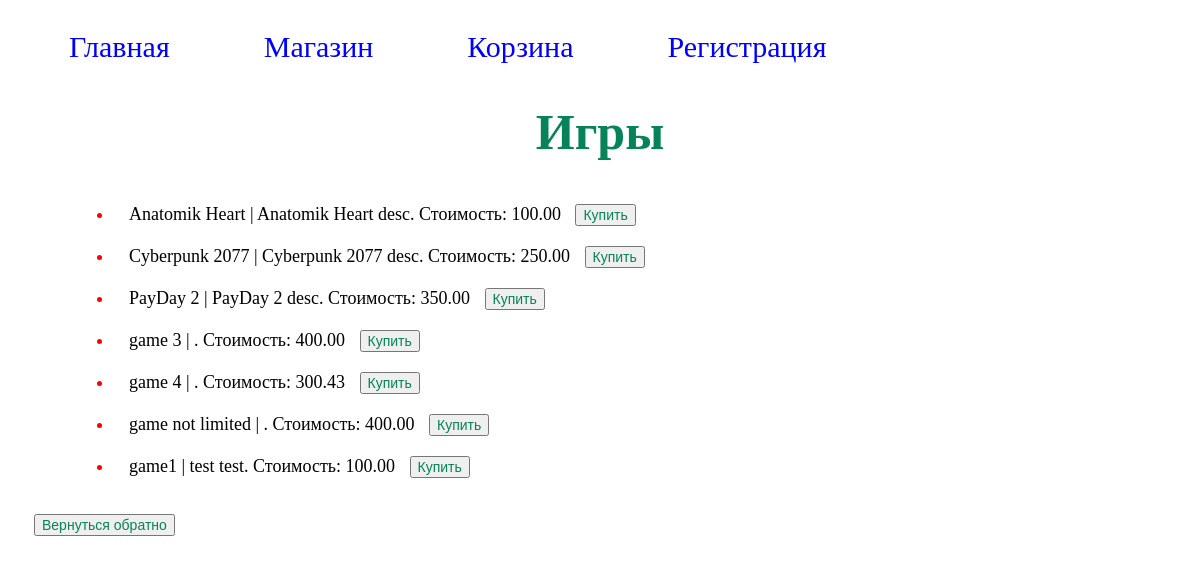
The app's page /platform/shop/, older data.
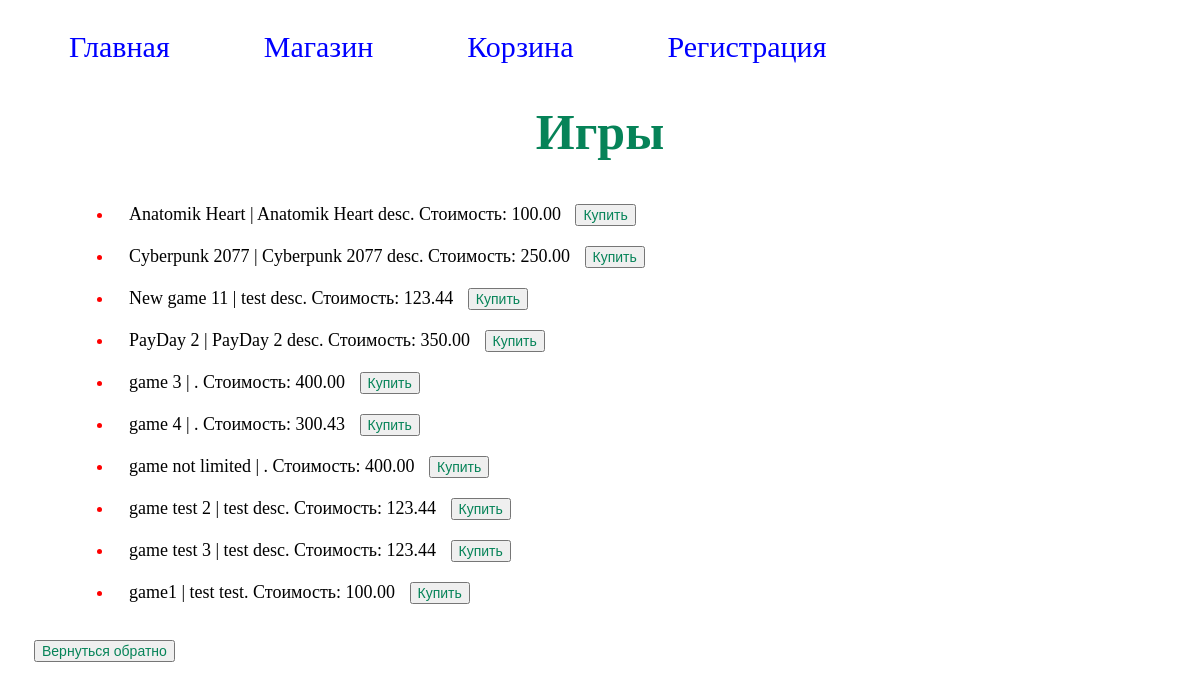
The same page, newer data.
### shop/models.py (models this page shows)
class Game(models.Model):
    title = models.CharField(max_length=100)
    cost = models.DecimalField(max_digits=10, decimal_places=2)
    size = models.DecimalField(max_digits=16, decimal_places=2)
    description = models.TextField()
    age_limited = models.BooleanField(default=False)
    buyer = models.ManyToManyField(Buyer, related_name='games')
    def __str__(self):
        return f'{self.title} | {self.description}. Стоимость: {self.cost}'
    class Meta:
        verbose_name = "Game"
        verbose_name_plural = "Games"
        ordering = ['title']

### shop/views.py (the view)
# urls.py: path('shop/', game),
def game(request):
    games = Game.objects.all()
    context = {
        'title': 'Игры',
        'games': games,
    }
    return render(request, template_name='games.html', context=context)

### templates/games.html (shortened to what this page needs)
{% extends 'menu.html' %}
{% block pagename %}
    <h1>{{ title }}</h1>
{% endblock %}
{% block menu %}
    {{ block.super }}
{% endblock %}
{% block content %}
    <ul class="markers">
        {% for game in games %}
            <li>{{ game }} <button>Купить</button></li>
        {% endfor %}
    </ul>
    <form action="/platform/" target="_blank">
        <button>Вернуться обратно</button></form>
{% endblock %}

### templates/menu.html (shortened to what this page needs)
{% load static %}
<!DOCTYPE html>
<html lang="en">
<head>
    <link rel="stylesheet" type="text/css" href="{% static 'style.css' %}">
</head>
<body>
<div class="container">
    {% block menu %}
    <div>
        <a href="/platform/">Главная</a>
        <a href="/platform/shop/">Магазин</a>
        <a href="/platform/cart/">Корзина</a>
        <a href="/platform/reg/">Регистрация</a>
    </div>
    {% endblock %}
    {% block pagename %}
    {% endblock %}
    {% block content %}
    {% endblock %}
</div>
</body>
</html>

### static/style.css (style rules this page uses)
h1 { color: #068358; text-align: center; font-size: 50px; }
ul { list-style-type: disc; }
.markers li::marker { color: red; }
.markers li { font-size: 18px; padding-left: 15px; margin-left: 50px; line-height: 2; }
button { font-size: 14px; margin: 10px; color: #068358; }
a { font-size: 30px; color: blue; text-decoration: none; margin: 15px 25px; padding: 15px 20px; line-height: 1.5; }
.container { padding: 16px; }

Row changes from the older to the newer data that the page shows:
added Game: title+description+cost "New game 11 | test desc. Стоимость: 123.44"
added Game: title+description+cost "game test 2 | test desc. Стоимость: 123.44"
added Game: title+description+cost "game test 3 | test desc. Стоимость: 123.44"
